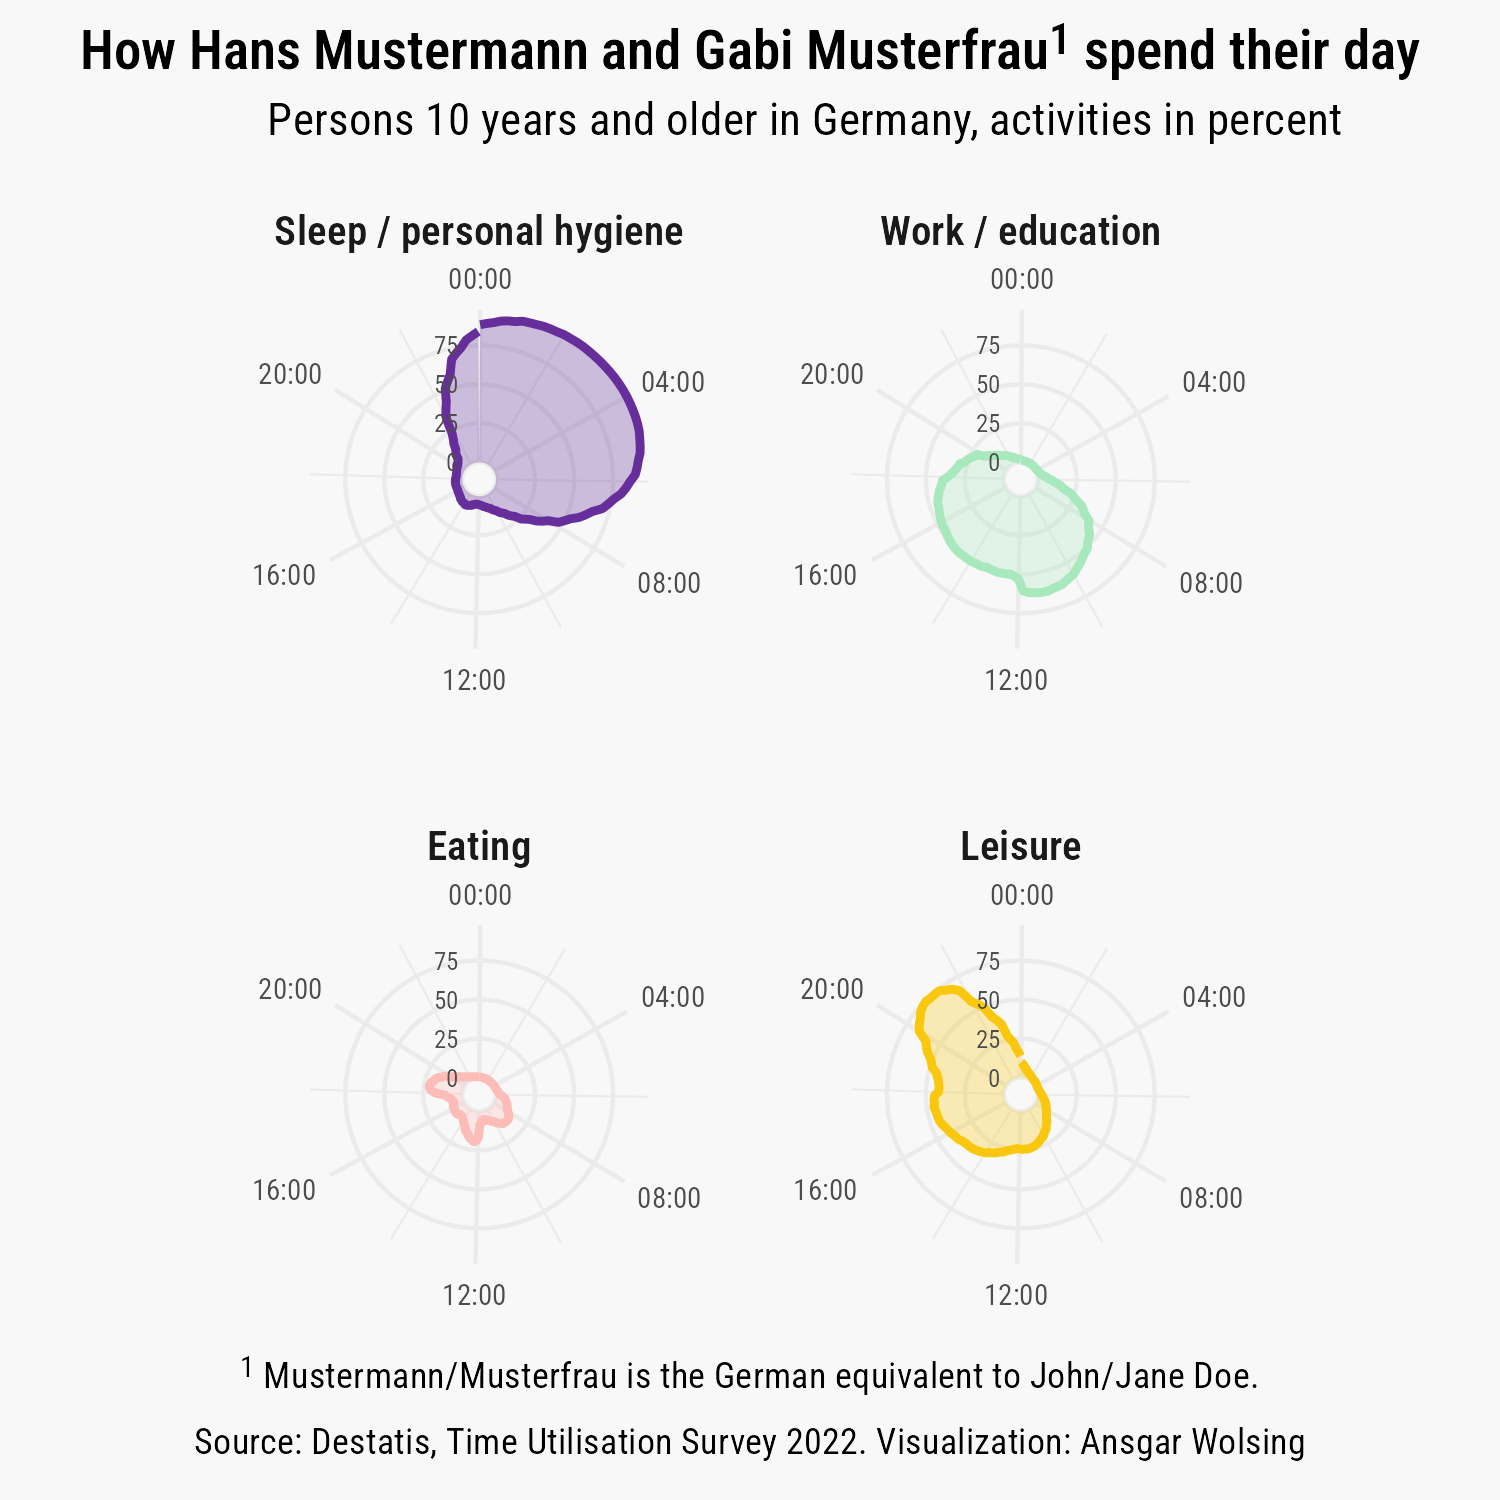

Write the R code that produced this figure.
library(tidyverse)
library(ggtext)
library(here)

base_path <- here("2025", "03")

#' Download data from
#' https://www.destatis.de/DE/Themen/Gesellschaft-Umwelt/Einkommen-Konsum-Lebensbedingungen/Zeitverwendung/Ergebnisse/_inhalt.html#805170

df <- read_csv2(here(base_path, "1-zeitverwendung-tagesverlauf.csv"),
                locale = locale(decimal_mark = ","))

df <- df |> 
  select(-Essen_Qualitaet) |> 
  mutate(
    Essen = as.numeric(str_replace(Essen, ",", ".")),
    Essen = replace_na(Essen, 0)) 

df_longer <- df |> 
  pivot_longer(cols = -c(Kategorie),
               names_to = "activity", values_to = "share") |> 
  mutate(
    activity = case_match(
      activity,
      "Schlafen/Körperpflege" ~ "Sleep / personal hygiene",
      "Arbeit/Bildung" ~ "Work / education",
      "Essen" ~ "Eating",
      "Freizeit" ~ "Leisure"
    ),
    activity = factor(
      activity, 
      levels = c("Sleep / personal hygiene",
                 "Work / education",
                 "Eating", "Leisure"))
    ) |> 
  rename(time = Kategorie)

df_longer |> 
  ggplot(aes(time, share, col = activity, fill = activity)) +
  geom_area(
    position = "identity", alpha = 0.3, linewidth = 1,
    show.legend = FALSE) +
  scale_x_time(labels = scales::time_format("%H:%M")) +
  scale_color_manual(values = c("#662E9B", "#A7E8BD", "#FCBCB8", "#F9C80E"),
                     aesthetics = c("fill", "color")) +
  coord_radial(
    theta = "x", expand = FALSE, inner.radius = 0.1, r.axis.inside = TRUE) +
  facet_wrap(vars(fill = activity)) +
  labs(
    title = "How Hans Mustermann and Gabi Musterfrau<sup>1</sup> spend their day",
    subtitle = "Persons 10 years and older in Germany, activities in percent",
    caption = "<sup>1</sup> Mustermann/Musterfrau is the German equivalent to
    John/Jane Doe.<br><br>
    Source: Destatis, Time Utilisation Survey 2022.
    Visualization: Ansgar Wolsing"
  ) +
  theme_minimal(base_family = "Roboto Condensed") +
  theme(
    plot.background = element_rect(color = "#F8F8F8", fill = "#F8F8F8"),
    strip.text = element_text(family = "Roboto Condensed SemiBold", size = 10),
    plot.title = element_markdown(
      family = "Roboto Condensed SemiBold", hjust = 0.5, lineheight = 1.05),
    plot.title.position = "plot",
    plot.subtitle = element_markdown(margin = margin(t = 0, b = 12)),
    plot.caption = element_markdown(
      hjust = 0.5, margin = margin(t = 12, b = 4)),
    axis.title = element_blank(),
    axis.text.x = element_text(size = 7),
    axis.text.y = element_text(size = 6),
    panel.spacing = unit(10, "mm")
  )
ggsave(here(base_path, "03-circular.png"), width = 5, height = 5)
